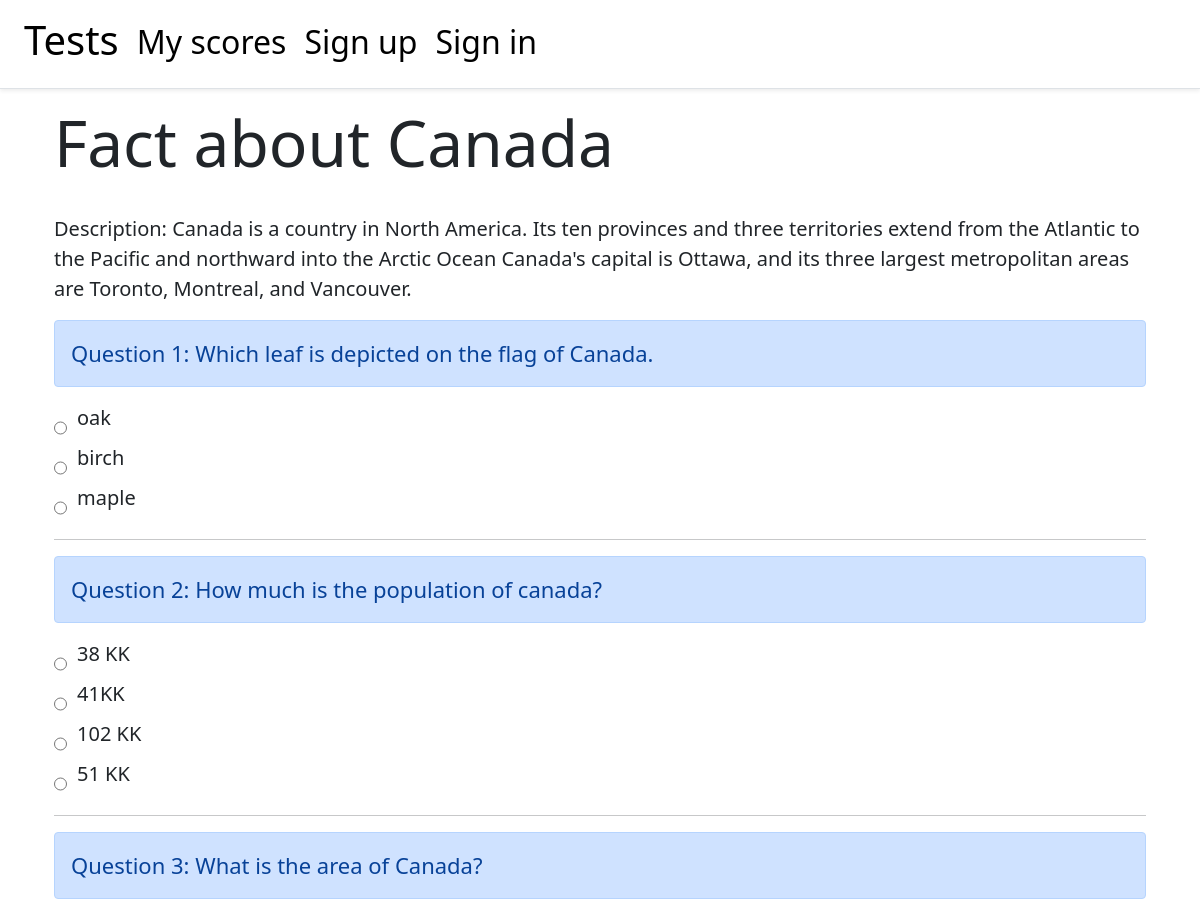
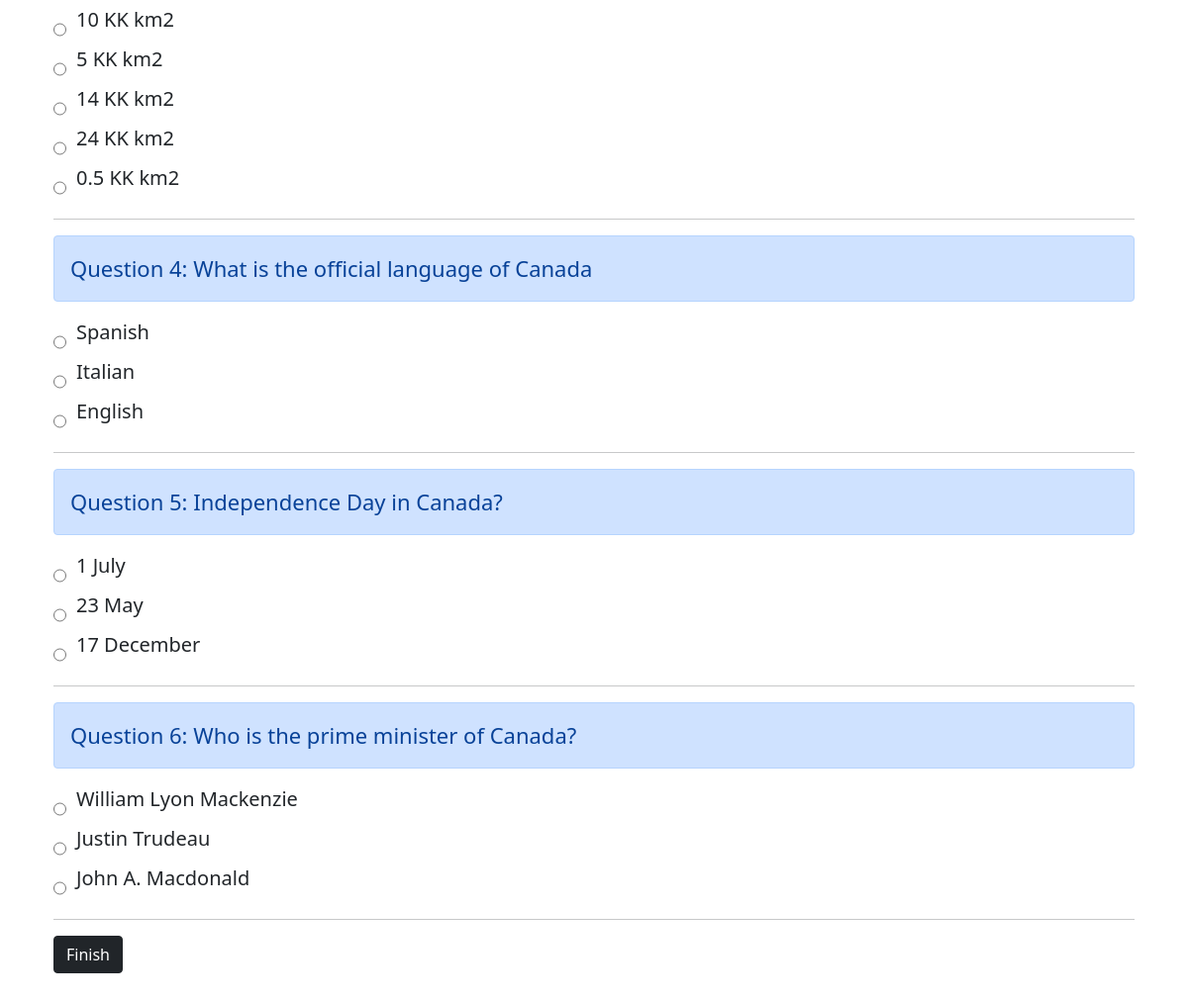
/start/2/, run on the app's committed database (2 pictures, top to bottom).
### tests/models.py (models this page shows, shortened)
class Test(models.Model):
    title = models.CharField(max_length=200, blank=True, null=True, unique=True)
    questions = models.ManyToManyField(Question, related_name="test", blank=True)
    description = models.CharField(max_length=280, blank=True)
    image_src = models.CharField(max_length=120, blank=True, default="https://source.unsplash.com/random")
    created_at = models.DateTimeField(auto_now_add=True)

class Question(models.Model):
    text = models.TextField()
    options = models.ManyToManyField(Option, related_name='question_set')
    right_option = models.ForeignKey(Option, on_delete=models.CASCADE, related_name='question')

class Option(models.Model):
    text = models.TextField()

### tests/views.py (the view, shortened to what this page needs)
# urls.py: path('start/<int:pk>/', TestSessionView.as_view(), name='start'),
class TestSessionView(DetailView):
    model = Test
    template_name = 'tests/start.html'

### templates/tests/start.html (shortened to what this page needs)
{% extends '_base.html' %}
{% block content %}
<div class="container">
<h1 class="post__title">{{test.title}}</h1>
<p class="lead">
    Description: {{test.description}}
</p>
<div>
    <form method="POST">
    {% for question in test.questions.all %}
    <div class = "alert alert-primary" role="alert" style="font-size: 22px;">
        Question {{forloop.counter}}:  {{question.text}}
    </div>
    <div class="start__input">
            {% for option in question.options.all %}
            <div style="display: flex; flex-direction: row; ">
                <input style="margin-top: 10px;" type="radio" value="{{option.id}}" name='{{question.id}}' id='{{question.id}}'/>
                <label for='{{question.id}}' class="option__start" >{{option.text}}</label>
            </div>
            {% endfor %}
            <hr/>
    </div>
    {% endfor %}
    <input type="submit" class="btn btn-dark glow" value = "Finish" style="margin-bottom: 100px;"/>
    </form>
</div>
{% endblock content %}

### static/css/base.css (style rules this page uses)
.post__title { font-size: 8vh; margin-bottom: 4vh; }
.glow { animation: glowing 1300ms infinite; }
.start__input { display: flex; flex-direction: column; }
.option__start { font-size: 20px; margin-left: 10px; padding-bottom: 10px; }

### data on the page
Test: title "Fact about Canada", description "Canada is a country in North America. Its ten provinces and three territories extend from the Atlantic to the Pacific and northward into the Arctic Ocean Canada's capital is Ottawa, and its three largest metropolitan areas are Toronto, Montreal, and Vancouver."
Question: text "Which leaf is depicted on the flag of Canada."
Option: text "oak"
Option: text "birch"
Option: text "maple"
Question: text "How much is the population of canada?"
Option: text "38 KK"
Option: text "41KK"
Option: text "102 KK"
Option: text "51 KK"
Question: text "What is the area of Canada?"
Option: text "10 KK km2"
Option: text "5 KK km2"
Option: text "14 KK km2"
Option: text "24 KK km2"
Option: text "0.5 KK km2"
Question: text "What is the official language of Canada"
Option: text "Spanish"
Option: text "Italian"
Option: text "English"
Question: text "Independence Day in Canada?"
Option: text "1 July"
Option: text "23 May"
Option: text "17 December"
Question: text "Who is the prime minister of Canada?"
Option: text "William Lyon Mackenzie"
Option: text "Justin Trudeau"
Option: text "John A. Macdonald"
